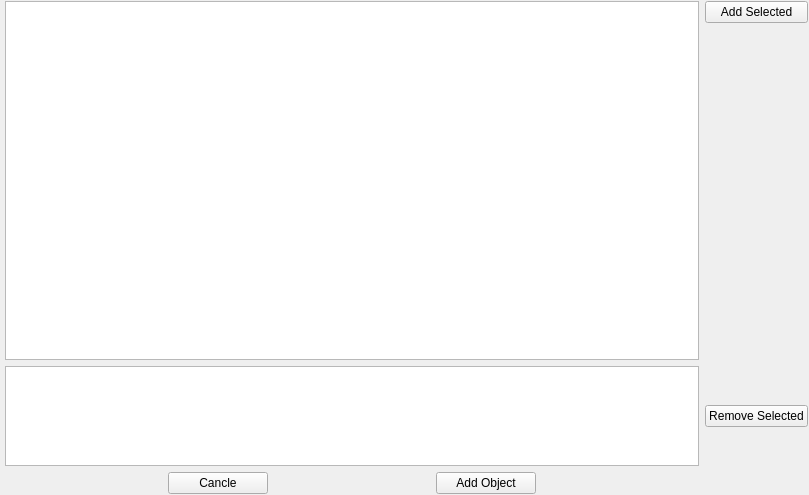
<?xml version="1.0" encoding="UTF-8"?>
<ui version="4.0">
 <class>ComplexForm</class>
 <widget class="QWidget" name="ComplexForm">
  <property name="windowModality">
   <enum>Qt::WindowModal</enum>
  </property>
  <property name="geometry">
   <rect>
    <x>0</x>
    <y>0</y>
    <width>809</width>
    <height>495</height>
   </rect>
  </property>
  <property name="windowTitle">
   <string>Add Complex Object</string>
  </property>
  <layout class="QVBoxLayout" name="verticalLayout_2">
   <property name="leftMargin">
    <number>5</number>
   </property>
   <property name="topMargin">
    <number>1</number>
   </property>
   <property name="rightMargin">
    <number>1</number>
   </property>
   <property name="bottomMargin">
    <number>1</number>
   </property>
   <item>
    <layout class="QVBoxLayout" name="verticalLayout">
     <item>
      <layout class="QGridLayout" name="gridLayout">
       <item row="0" column="1">
        <widget class="QPushButton" name="pushButton_add_file">
         <property name="text">
          <string>Add Selected</string>
         </property>
        </widget>
       </item>
       <item row="0" column="0" rowspan="2">
        <widget class="QColumnView" name="columnView_files"/>
       </item>
       <item row="1" column="1">
        <spacer name="verticalSpacer">
         <property name="orientation">
          <enum>Qt::Vertical</enum>
         </property>
         <property name="sizeHint" stdset="0">
          <size>
           <width>20</width>
           <height>40</height>
          </size>
         </property>
        </spacer>
       </item>
       <item row="2" column="1">
        <widget class="QPushButton" name="pushButton_remove_file">
         <property name="layoutDirection">
          <enum>Qt::LeftToRight</enum>
         </property>
         <property name="text">
          <string>Remove Selected</string>
         </property>
        </widget>
       </item>
       <item row="3" column="0">
        <layout class="QHBoxLayout" name="horizontalLayout">
         <item>
          <spacer name="horizontalSpacer_2">
           <property name="orientation">
            <enum>Qt::Horizontal</enum>
           </property>
           <property name="sizeHint" stdset="0">
            <size>
             <width>40</width>
             <height>20</height>
            </size>
           </property>
          </spacer>
         </item>
         <item>
          <widget class="QPushButton" name="pushButton_cancle">
           <property name="sizePolicy">
            <sizepolicy hsizetype="Fixed" vsizetype="Fixed">
             <horstretch>100</horstretch>
             <verstretch>0</verstretch>
            </sizepolicy>
           </property>
           <property name="maximumSize">
            <size>
             <width>100</width>
             <height>16777215</height>
            </size>
           </property>
           <property name="text">
            <string>Cancle</string>
           </property>
          </widget>
         </item>
         <item>
          <spacer name="horizontalSpacer">
           <property name="orientation">
            <enum>Qt::Horizontal</enum>
           </property>
           <property name="sizeHint" stdset="0">
            <size>
             <width>40</width>
             <height>20</height>
            </size>
           </property>
          </spacer>
         </item>
         <item>
          <widget class="QPushButton" name="pushButton_add_object">
           <property name="sizePolicy">
            <sizepolicy hsizetype="Fixed" vsizetype="Fixed">
             <horstretch>0</horstretch>
             <verstretch>0</verstretch>
            </sizepolicy>
           </property>
           <property name="minimumSize">
            <size>
             <width>100</width>
             <height>0</height>
            </size>
           </property>
           <property name="maximumSize">
            <size>
             <width>100</width>
             <height>16777215</height>
            </size>
           </property>
           <property name="text">
            <string>Add Object</string>
           </property>
          </widget>
         </item>
         <item>
          <spacer name="horizontalSpacer_3">
           <property name="orientation">
            <enum>Qt::Horizontal</enum>
           </property>
           <property name="sizeHint" stdset="0">
            <size>
             <width>40</width>
             <height>20</height>
            </size>
           </property>
          </spacer>
         </item>
        </layout>
       </item>
       <item row="2" column="0">
        <widget class="QListView" name="listView_files">
         <property name="sizePolicy">
          <sizepolicy hsizetype="Expanding" vsizetype="Minimum">
           <horstretch>0</horstretch>
           <verstretch>0</verstretch>
          </sizepolicy>
         </property>
         <property name="maximumSize">
          <size>
           <width>16777215</width>
           <height>100</height>
          </size>
         </property>
        </widget>
       </item>
      </layout>
     </item>
    </layout>
   </item>
  </layout>
 </widget>
 <resources/>
 <connections/>
</ui>
